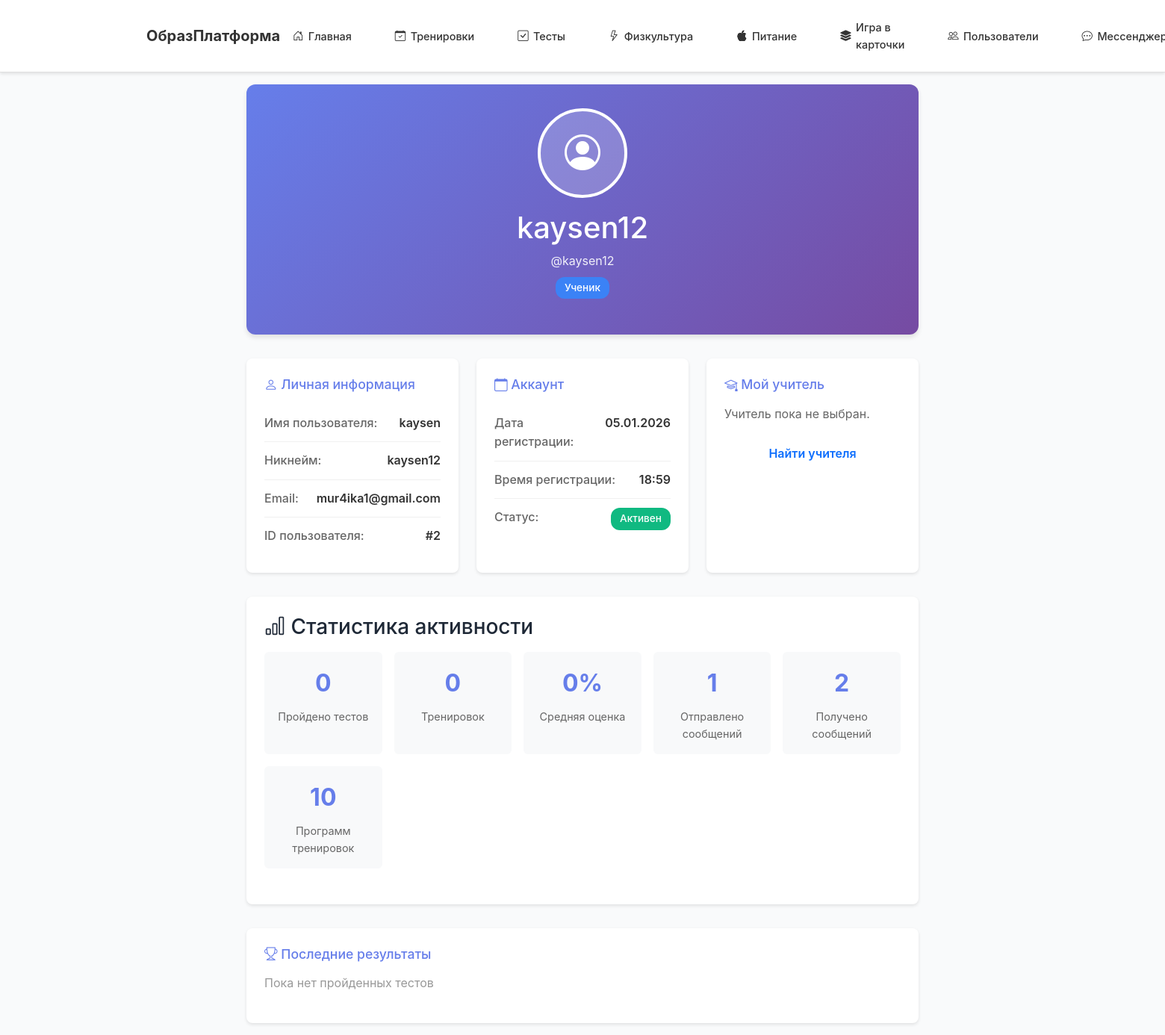
Page /profile/student (signed in) on the committed database.
### models.py (models this page shows, shortened)
class User(UserMixin, db.Model):
    id = db.Column(db.Integer, primary_key=True)
    username = db.Column(db.String(80), unique=True, nullable=False)
    nickname = db.Column(db.String(80), unique=True, nullable=True)  # Уникальный никнейм для поиска
    email = db.Column(db.String(120), unique=True, nullable=False)
    password = db.Column(db.String(200), nullable=False)
    role = db.Column(db.String(20), nullable=False, default='student')  # 'teacher' или 'student'
    mentor_id = db.Column(db.Integer, db.ForeignKey('user.id'))  # Привязка ученика к учителю
    created_at = db.Column(db.DateTime, default=datetime.utcnow)
    mentor = db.relationship(
        'User',
        remote_side=[id],
        backref=db.backref('assigned_students', lazy='dynamic'),
        foreign_keys=[mentor_id],
        post_update=True
    )
    def is_teacher(self):
        return self.role == 'teacher'
    test_results = db.relationship('TestResult', backref='user', lazy=True)
    pe_results = db.relationship('PhysicalEducationResult', backref='user', lazy=True)
    homeworks = db.relationship('Homework', backref='user', lazy=True)
    training_programs = db.relationship('TrainingProgram', backref='user', lazy=True)
    nutrition_diaries = db.relationship('NutritionDiary', backref='user', lazy=True)
    sent_messages = db.relationship('Message', foreign_keys='Message.sender_id', backref='sender', lazy=True)
    received_messages = db.relationship('Message', foreign_keys='Message.receiver_id', backref='receiver', lazy=True)
    created_game_sessions = db.relationship('GameSession', foreign_keys='GameSession.creator_id', backref='creator', lazy=True)

### app.py (the view)
@app.route('/profile/student')
@login_required
def student_profile():
    if current_user.is_teacher():
        return redirect(url_for('teacher_profile'))
    tests = TestResult.query.filter_by(user_id=current_user.id).all()
    tests_count = len(tests)
    recent_tests = TestResult.query.filter_by(user_id=current_user.id).order_by(TestResult.created_at.desc()).limit(5).all()
    scores = [t.score for t in tests if t.score is not None]
    avg_score = round(sum(scores) / len(scores)) if scores else 0
    pe_count = PhysicalEducationResult.query.filter_by(user_id=current_user.id).count()
    messages_sent = Message.query.filter_by(sender_id=current_user.id).count()
    messages_received = Message.query.filter_by(receiver_id=current_user.id).count()
    training_programs_count = TrainingProgram.query.filter_by(user_id=current_user.id).count()
    return render_template('student_profile.html',
                         tests_count=tests_count,
                         pe_count=pe_count,
                         avg_score=avg_score,
                         messages_sent=messages_sent,
                         messages_received=messages_received,
                         training_programs_count=training_programs_count,
                         recent_tests=recent_tests,
                         mentor=current_user.mentor)

### app.py (called while the page is built)
@login_manager.user_loader
def load_user(user_id):
    return User.query.get(int(user_id))

### templates/student_profile.html (shortened to what this page needs)
{% extends "base.html" %}
{% block content %}
<div class="profile-container">
    <div class="profile-header">
        <div class="profile-avatar">
            <i class="bi bi-person-circle"></i>
        </div>
        <h1 style="text-align: center; margin: 0;">{{ current_user.nickname or current_user.username }}</h1>
        <p style="text-align: center; margin: 0.5rem 0 0; opacity: 0.9;">@{{ current_user.nickname or current_user.username }}</p>
        <p style="text-align: center; margin-top: 0.5rem;">
            <span class="badge-custom badge-student">Ученик</span>
        </p>
    </div>
    <div class="profile-info-grid">
        <div class="info-card">
            <h3><i class="bi bi-person"></i> Личная информация</h3>
            <div class="info-item">
                <span class="info-label">Имя пользователя:</span>
                <span class="info-value">{{ current_user.username }}</span>
            </div>
            <div class="info-item">
                <span class="info-label">Никнейм:</span>
                <span class="info-value">{{ current_user.nickname or 'Не установлен' }}</span>
            </div>
            <div class="info-item">
                <span class="info-label">Email:</span>
                <span class="info-value">{{ current_user.email }}</span>
            </div>
            <div class="info-item">
                <span class="info-label">ID пользователя:</span>
                <span class="info-value">#{{ current_user.id }}</span>
            </div>
        </div>
        <div class="info-card">
            <h3><i class="bi bi-calendar"></i> Аккаунт</h3>
            <div class="info-item">
                <span class="info-label">Дата регистрации:</span>
                <span class="info-value">{{ current_user.created_at.strftime('%d.%m.%Y') }}</span>
            </div>
            <div class="info-item">
                <span class="info-label">Время регистрации:</span>
                <span class="info-value">{{ current_user.created_at.strftime('%H:%M') }}</span>
            </div>
            <div class="info-item">
                <span class="info-label">Статус:</span>
                <span class="badge-custom badge-success">Активен</span>
            </div>
        </div>
        <div class="info-card">
            <h3><i class="bi bi-mortarboard"></i> Мой учитель</h3>
            {% if mentor %}
            <div class="info-item">
                <span class="info-label">Имя:</span>
                <span class="info-value">{{ mentor.nickname or mentor.username }}</span>
            </div>
            <div class="info-item">
                <span class="info-label">Email:</span>
                <span class="info-value">{{ mentor.email }}</span>
            </div>
            <div class="info-item">
                <a href="{{ url_for('view_user', user_id=mentor.id) }}" class="btn btn-outline-primary" style="width: 100%;">Профиль учителя</a>
            </div>
            {% else %}
            <p style="color: #666;">Учитель пока не выбран.</p>
            <a href="{{ url_for('users_list') }}" class="btn btn-outline-primary" style="width: 100%;">Найти учителя</a>
            {% endif %}
        </div>
    </div>
    <div class="stats-section">
        <h3><i class="bi bi-bar-chart"></i> Статистика активности</h3>
        <div class="stats-grid">
            <div class="stat-item">
                <div class="stat-value">{{ tests_count }}</div>
                <div class="stat-label">Пройдено тестов</div>
            </div>
            <div class="stat-item">
                <div class="stat-value">{{ pe_count }}</div>
                <div class="stat-label">Тренировок</div>
            </div>
            <div class="stat-item">
                <div class="stat-value">{{ avg_score }}%</div>
                <div class="stat-label">Средняя оценка</div>
            </div>
            <div class="stat-item">
                <div class="stat-value">{{ messages_sent }}</div>
                <div class="stat-label">Отправлено сообщений</div>
            </div>
            <div class="stat-item">
                <div class="stat-value">{{ messages_received }}</div>
                <div class="stat-label">Получено сообщений</div>
            </div>
            <div class="stat-item">
                <div class="stat-value">{{ training_programs_count }}</div>
                <div class="stat-label">Программ тренировок</div>
            </div>
        </div>
    </div>
    <div class="info-card">
        <h3><i class="bi bi-trophy"></i> Последние результаты</h3>
        {% if recent_tests %}
            <h4 style="margin-top: 1rem; color: #666; font-size: 1rem;">Тесты:</h4>
            {% for test in recent_tests[:5] %}
            <div class="info-item">
                <span class="info-label">{{ test.subject }} - {{ test.topic }}</span>
                <span class="info-value">
                    {% if test.score %}
                        <span class="badge-custom badge-primary">{{ test.score }}%</span>
                    {% else %}
                        <span style="color: #999;">Не завершен</span>
                    {% endif %}
                </span>
            </div>
            {% endfor %}
        {% else %}
            <p style="color: #999; margin-top: 1rem;">Пока нет пройденных тестов</p>
        {% endif %}
    </div>
</div>
{% endblock %}

### static/css/style.css (style rules this page uses)
:root { --primary: #4361ee; --primary-dark: #3730a3; --success: #10b981; --danger: #ef4444; --text: #1f2937; --text-light: #6b7280; --bg: #f9fafb; --white: #ffffff; --border: #e5e7eb; }
* { margin: 0; padding: 0; box-sizing: border-box; }
body { font-family: -apple-system, BlinkMacSystemFont, 'Segoe UI', sans-serif; background: var(--bg); color: var(--text); line-height: 1.6; }
.btn { padding: 0.75rem 1.5rem; font-size: 1rem; font-weight: 600; border: none; border-radius: 8px; cursor: pointer; transition: all 0.2s; text-decoration: none; display: inline-block; }
.stats-grid { display: grid; grid-template-columns: repeat(auto-fit, minmax(250px, 1fr)); gap: 1rem; margin-bottom: 1.5rem; }
.stat-label { color: var(--text-light); font-size: 0.95rem; }
.stat-value { font-size: 1.75rem; font-weight: 700; }

### templates/student_profile.html (style rules this page uses)
.profile-container { max-width: 900px; margin: 0 auto; }
.profile-header { background: linear-gradient(135deg, #667eea 0%, #764ba2 100%); color: white; padding: 2rem; border-radius: 12px; margin-bottom: 2rem; box-shadow: 0 4px 6px rgba(0,0,0,0.1); }
.profile-avatar { width: 120px; height: 120px; border-radius: 50%; background: rgba(255,255,255,0.2); display: flex; align-items: center; justify-content: center; font-size: 3rem; margin: 0 auto 1rem; border: 4px solid white; }
.profile-info-grid { display: grid; grid-template-columns: repeat(auto-fit, minmax(250px, 1fr)); gap: 1.5rem; margin-bottom: 2rem; }
.info-card { background: white; padding: 1.5rem; border-radius: 8px; box-shadow: 0 2px 4px rgba(0,0,0,0.1); }
.info-card h3 { margin-top: 0; color: #667eea; font-size: 1.1rem; margin-bottom: 1rem; }
.info-item { display: flex; justify-content: space-between; padding: 0.75rem 0; border-bottom: 1px solid #f0f0f0; }
.info-item:last-child { border-bottom: none; }
.info-label { color: #666; font-weight: 500; }
.info-value { color: #333; font-weight: 600; }
.stats-section { background: white; padding: 1.5rem; border-radius: 8px; box-shadow: 0 2px 4px rgba(0,0,0,0.1); margin-bottom: 2rem; }
.stats-grid { display: grid; grid-template-columns: repeat(auto-fit, minmax(150px, 1fr)); gap: 1rem; margin-top: 1rem; }
.stat-item { text-align: center; padding: 1rem; background: #f8f9fa; border-radius: 6px; }
.stat-value { font-size: 2rem; font-weight: bold; color: #667eea; }
.stat-label { color: #666; font-size: 0.9rem; margin-top: 0.5rem; }
.badge-custom { display: inline-block; padding: 0.25rem 0.75rem; border-radius: 12px; font-size: 0.85rem; font-weight: 500; }
.badge-success { background: #10b981; color: white; }
.badge-student { background: #3b82f6; color: white; }

### rows in the picture
User: nickname "kaysen12", username "kaysen", email "mur4ika1@gmail.com", id "2", created_at "05.01.2026", created_at "18:59"

### other values in the picture
{{ tests_count }} "0"
{{ pe_count }} "0"
{{ avg_score }} "0"
{{ messages_sent }} "1"
{{ messages_received }} "2"
{{ training_programs_count }} "10"
